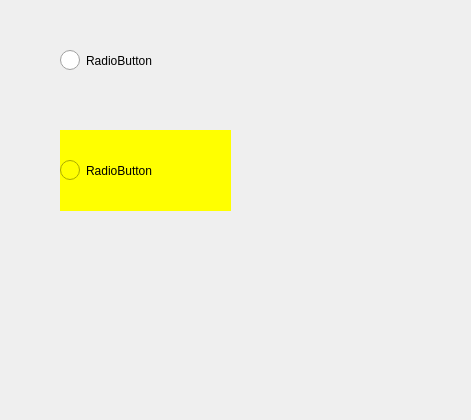
<?xml version="1.0" encoding="UTF-8"?>
<ui version="4.0">
 <class>MainWindow</class>
 <widget class="QMainWindow" name="MainWindow">
  <property name="geometry">
   <rect>
    <x>0</x>
    <y>0</y>
    <width>471</width>
    <height>420</height>
   </rect>
  </property>
  <property name="windowTitle">
   <string>MainWindow</string>
  </property>
  <widget class="QWidget" name="centralwidget">
   <widget class="QRadioButton" name="radioButton">
    <property name="geometry">
     <rect>
      <x>60</x>
      <y>20</y>
      <width>171</width>
      <height>81</height>
     </rect>
    </property>
    <property name="styleSheet">
     <string notr="true">QRadioButton:indicator:checked{
	image: url(:/new/prefix1/yes.png);
	width: 20px;
	height: 20px;
}

QRadioButton:indicator:unchecked{
	image: url(:/new/prefix1/multiply.png);
	width: 20px;
	height: 20px;
}</string>
    </property>
    <property name="text">
     <string>RadioButton</string>
    </property>
   </widget>
   <widget class="QRadioButton" name="radioButton_2">
    <property name="geometry">
     <rect>
      <x>60</x>
      <y>130</y>
      <width>171</width>
      <height>81</height>
     </rect>
    </property>
    <property name="styleSheet">
     <string notr="true">QRadioButton{
	background-color: yellow;
}
QRadioButton:indicator:checked{
	image: url(:/new/prefix1/yes.png);
	width: 20px;
	height: 20px;
}

QRadioButton:indicator:unchecked{
	image: url(:/new/prefix1/multiply.png);
	width: 20px;
	height: 20px;
}</string>
    </property>
    <property name="text">
     <string>RadioButton</string>
    </property>
   </widget>
  </widget>
 </widget>
 <resources/>
 <connections/>
</ui>
